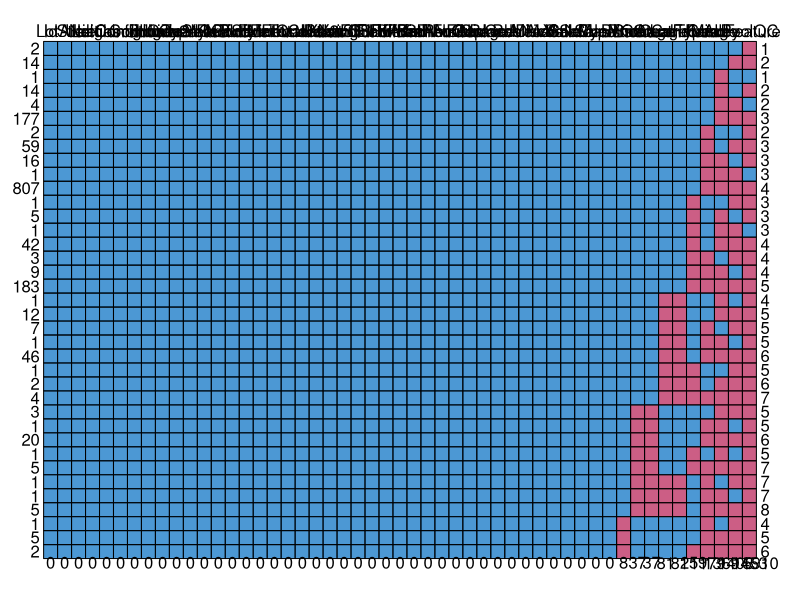

This figure's R source: (Note: this script raises an error after producing the figure.)
#Install Packages
#install.packages("corrplot") #v0.92 (under R version 4.2.2)
#install.packages("tidyverse")
#install.packages("dplyr")
library("dplyr")
library("tidyverse")
library("corrplot")

# Load the dataset
data <- read.csv("house_data.csv")
attach(data)
# Viewing the first few rows of the dataset
head(data)
# Viewing the names of the variables
names(data)
#An overview of the dataset's structure
dim(data) 
str(data)
#Numerical summaries of the variables in the dataset
summary(data)


# Identifying and displaying numerical variables
num_var <- sapply(data, function(x) is.numeric(x))
dim(data[, num_var])
names(data[, num_var])

#checking for missing variables 
is.na(data)

install.packages("mice")
library(mice)
md.pattern(data) #We can see that only 10 variables have missing values(they have red boxes)
#No. of missing values in the data frame
sum(is.na(data))
#No. of missing values in each column of the data frame
missing_var<-sapply(data, function(x) sum(is.na(x)))
#Counting variables with missing values 
missing_counts <- colSums(is.na(data))
#Display names of variables with missing values 
missing_var_names <- names(missing_counts[missing_counts > 0])
missing_var_names

###########################################
# Create a histogram of a variable using ggplot2
library(ggplot2)
ggplot(data, aes(x = variable)) + geom_histogram()

# Create a boxplot of a variable by group using ggplot2
ggplot(data, aes(x = group, y = variable)) + geom_boxplot()

# Add initial comments about the dataset
# For example, you may comment on the distribution of the variables, any outliers or missing values, and any interesting patterns or relationships that you observe.


#Correlation with SalePrice
numericVars <- which(sapply(data, is.numeric)) #index vector numeric variables
numericVarNames <- names(numericVars) #saving names vector for use later on
cat('There are', length(numericVars), 'numeric variables')
all_numVar <- data[, numericVars]
cor_numVar <- cor(all_numVar, use="pairwise.complete.obs") #correlations of all numeric variables


#sort on decreasing correlations with SalePrice
cor_sorted <- as.matrix(sort(cor_numVar[,'SalePrice'], decreasing = TRUE))
#select only high corelations
CorHigh <- names(which(apply(cor_sorted, 1, function(x) abs(x)>0.5)))
cor_numVar <- cor_numVar[CorHigh, CorHigh]

corrplot.mixed(cor_numVar, tl.col="black", tl.pos = "lt")



#########################
# QUESTION 2
#########################
#Group houses based on Overall condition
poor_cond <- data$OverallCond[data$OverallCond >=1 & data$OverallCond <=3]
avg_Cond <- data$OverallCond[data$OverallCond > 3 & data$OverallCond <=6]
good_cond <- data$OverallCond[data$OverallCond > 6  & data$OverallCond <=10]

poor_cond
avg_Cond
good_cond


